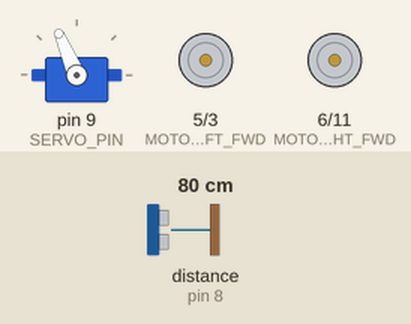
A sketch run on a simulated Arduino Uno, built with avr-gcc and run on an emulated ATmega328P. Shown: servo, motor-driver pin pairs drawn as motors (green arrow = first pin HIGH = forward, orange = second pin HIGH = backward, longer = more drive). Wiring (inferred from the names in the program): ultrasonic range finder: trigger pin 7; echo pin 8; servo: signal pin 9. The test bench sets the inputs (shaded band); at power-on: distance to the obstacle (sensor on pin 8) 80 cm. The echo pulse lasts 58.3 µs per cm; servo pulses on a pin are drawn as a servo (544–2400 µs = 0–180°).

Above: at 0.1 s.
At 1.8 s:
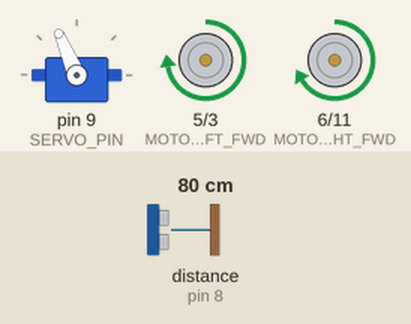
1.9 s: distance to the obstacle (sensor on pin 8) set to 15 cm
At 4.8 s:
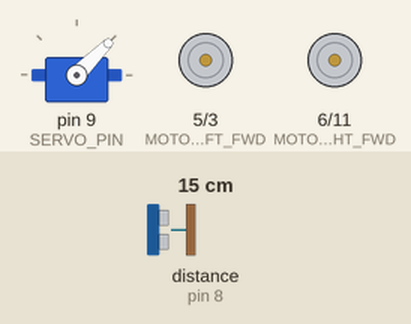
4.9 s: distance to the obstacle (sensor on pin 8) set to 12 cm
Timing chart, 0 to 7.9 s (numbered marks = the images above; inputs shaded):
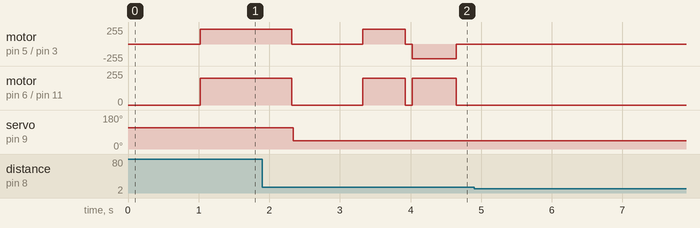

The sketch:

1775186006_Flag-logic.ino
```cpp
//= MOTOR PINS
#define MOTOR_LEFT_BACK  3
#define MOTOR_LEFT_FWD   5
#define MOTOR_RIGHT_BACK 11
#define MOTOR_RIGHT_FWD  6

// SERVO
#define SERVO_PIN 9
#define SERVO_OPEN_PULSE 1700
#define SERVO_CLOSE_PULSE 1000

//  SPEED
#define LEFT_SPEED 224
#define RIGHT_SPEED 200

//  TIMINGS
#define DRIVE_TIME 1300
#define DRIVE_2_TIME 600
#define SERVO_TIME 1000
#define TURN_TIME 620

//  ULTRASONIC
#define TRIG_PIN 7
#define ECHO_PIN 8
#define FLAG_DISTANCE_THRESHOLD 12

//  STATE MACHINE
enum RobotState
{
  OPEN_1,
  DRIVE_1,
  GRAB_CONE,
  DRIVE_2,
  TURN_LEFT,
  STOPPED
};

RobotState state = OPEN_1;

//  TIMERS
unsigned long stateTimer = 0;
unsigned long servoTimer = 0;

//  SERVO
int servoPulse = SERVO_OPEN_PULSE;


// = SETUP

void setup()
{
  pinMode(MOTOR_LEFT_BACK, OUTPUT);
  pinMode(MOTOR_LEFT_FWD, OUTPUT);
  pinMode(MOTOR_RIGHT_BACK, OUTPUT);
  pinMode(MOTOR_RIGHT_FWD, OUTPUT);

  pinMode(SERVO_PIN, OUTPUT);

  pinMode(TRIG_PIN, OUTPUT);
  pinMode(ECHO_PIN, INPUT);

  digitalWrite(TRIG_PIN, LOW);

  stateTimer = millis();
}


// LOOP

void loop()
{
  unsigned long now = millis();

  updateServo();


  if ((state == DRIVE_1 || state == DRIVE_2) && isFlagPresent())
  {
    stopMotors();
    stateTimer = now;
    return;
  }

  switch (state)
  {
    case OPEN_1:
      openGripper();
      if (now - stateTimer > SERVO_TIME)
      {
        stateTimer = now;
        state = DRIVE_1;
      }
      break;

    case DRIVE_1:
      driveForward();
      if (now - stateTimer > DRIVE_TIME)
      {
        stopMotors();
        stateTimer = now;
        state = GRAB_CONE;
      }
      break;

    case GRAB_CONE:
      closeGripper();
      if (now - stateTimer > SERVO_TIME)
      {
        stateTimer = now;
        state = DRIVE_2;
      }
      break;

    case DRIVE_2:
      driveForward();
      if (now - stateTimer > DRIVE_2_TIME)
      {
        stopMotors();
        delay(100);
        stateTimer = millis();
        state = TURN_LEFT;
      }
      break;

    case TURN_LEFT:
      turnLeft();
      if (now - stateTimer > TURN_TIME)
      {
        stopMotors();
        state = STOPPED;
      }
      break;

    case STOPPED:
      stopMotors();
      break;
  }
}


// FUNCTIONS


// ULTRASONIC
long readDistance()
{
  digitalWrite(TRIG_PIN, LOW);
  delayMicroseconds(5);

  digitalWrite(TRIG_PIN, HIGH);
  delayMicroseconds(10);
  digitalWrite(TRIG_PIN, LOW);

  long duration = pulseIn(ECHO_PIN, HIGH, 30000); // longer timeout

  if (duration == 0)
  {
    return -1;
  }

  return duration * 0.034 / 2;
}

bool isFlagPresent()
{
  int detected = 0;

  for (int i = 0; i < 3; i++)
  {
    long d = readDistance();

    if (d > 0 && d <= FLAG_DISTANCE_THRESHOLD)
    {
      detected++;
    }

    delay(3);
  }

  return (detected >= 2);
}


//  SERVO
void updateServo()
{
  if (millis() > servoTimer)
  {
    servoTimer = millis() + 20;

    digitalWrite(SERVO_PIN, HIGH);
    delayMicroseconds(servoPulse);
    digitalWrite(SERVO_PIN, LOW);
  }
}

void openGripper()
{
  servoPulse = SERVO_OPEN_PULSE;
}

void closeGripper()
{
  servoPulse = SERVO_CLOSE_PULSE;
}


//  MOTORS
void driveForward()
{
  analogWrite(MOTOR_LEFT_FWD, LEFT_SPEED);
  analogWrite(MOTOR_LEFT_BACK, 0);

  analogWrite(MOTOR_RIGHT_FWD, RIGHT_SPEED);  // ✅ fixed
  analogWrite(MOTOR_RIGHT_BACK, 0);
}

void turnLeft()
{
  analogWrite(MOTOR_LEFT_FWD, 0);
  analogWrite(MOTOR_LEFT_BACK, LEFT_SPEED);

  analogWrite(MOTOR_RIGHT_FWD, RIGHT_SPEED);
  analogWrite(MOTOR_RIGHT_BACK, 0);
}

void stopMotors()
{
  analogWrite(MOTOR_LEFT_FWD, 0);
  analogWrite(MOTOR_LEFT_BACK, 0);

  analogWrite(MOTOR_RIGHT_FWD, 0);
  analogWrite(MOTOR_RIGHT_BACK, 0);
}
```

Measured:
- after the input at 4.9 s, every drawn part: stays the same
